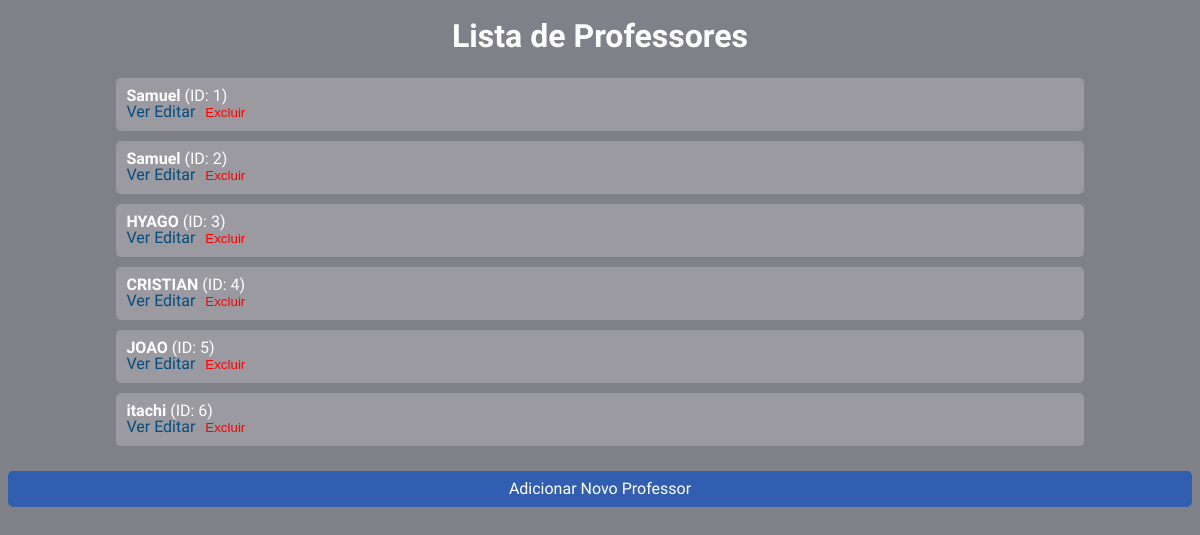
Page /professores on the earlier database version.
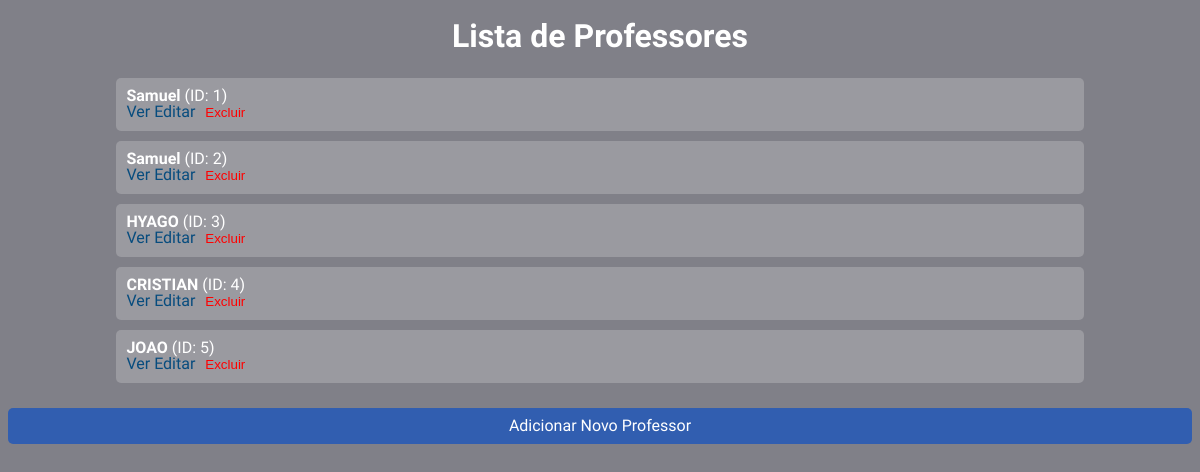
Same page on the later database version.
### models/professor.py (models this page shows, shortened)
class Professor(db.Model):
    __tablename__ = 'professores'
    id = db.Column(db.Integer, primary_key=True)
    nome = db.Column(db.String(100), nullable=False)
    idade = db.Column(db.Integer, nullable=True)
    materia = db.Column(db.String(100), nullable=True)
    observacoes = db.Column(db.Text, nullable=True)
    turmas = db.relationship('Turma', back_populates='professor')

### controller/professor.py (the view)
@professor_blueprint.route('/professores', methods=['GET'])
def get_professores():
    professores = listar_professores()
    return render_template("professores/professores.html", professores=professores)

### models/professor.py (called while the page is built)
def listar_professores():
    professores = Professor.query.all()
    return [{
        'id': professor.id,
        'nome': professor.nome,
        'idade': professor.idade,
        'materia': professor.materia,
        'observacoes': professor.observacoes
    } for professor in professores]

### templates/professores/professores.html (shortened to what this page needs)
<!DOCTYPE html>
<html lang="pt-BR">
<head>
  <link rel="stylesheet" href="global.css">
  <link rel="stylesheet" href="/styles/reset.css">
</head>
<body>
  <h1>Lista de Professores</h1>
  <div class="lista-professores">
    {% for professor in professores %}
      <div class="professor">
        <strong>{{ professor.nome }}</strong> (ID: {{ professor.id }})
        <div>
          <a href="{{ url_for('professor.get_professor', id_professor=professor.id) }}">Ver</a>
          <a href="{{ url_for('professor.editar_professor_page', id_professor=professor.id) }}">Editar</a>
          <form action="{{ url_for('professor.delete_professor', id_professor=professor.id) }}" method="POST" style="display:inline;">
            <button type="submit" style="background:none; border:none; color:red; cursor:pointer;">Excluir</button>
          </form>
        </div>
      </div>
    {% endfor %}
  </div>
  <a href="{{ url_for('professor.adicionar_professor_page') }}" class="btn-adicionar">Adicionar Novo Professor</a>
</body>
</html>

### styles/global.css (style rules this page uses)
body { background-color: rgb(128, 128, 136); font-family: "Signika", sans-serif; text-decoration: none; }

### templates/professores/professores.html (style rules this page uses)
body { background-color: rgb(128, 128, 136); font-family: "Signika", sans-serif; text-decoration: none; color: white; }
h1 { text-align: center; margin-top: 20px; }
.lista-professores { display: flex; flex-direction: column; align-items: center; margin-top: 20px; }
.professor { background-color: rgba(255, 255, 255, 0.2); padding: 10px; margin: 5px; border-radius: 5px; width: 80%; text-align: left; }
a { text-decoration: none; color: rgb(7, 76, 126); }
.btn-adicionar { display: block; margin: 20px auto; padding: 10px 20px; background-color: rgb(49, 94, 176); border: none; color: white; cursor: pointer; text-align: center; border-radius: 5px; }

Differences in the rows shown:
removed Professor: nome "itachi", id "6"
